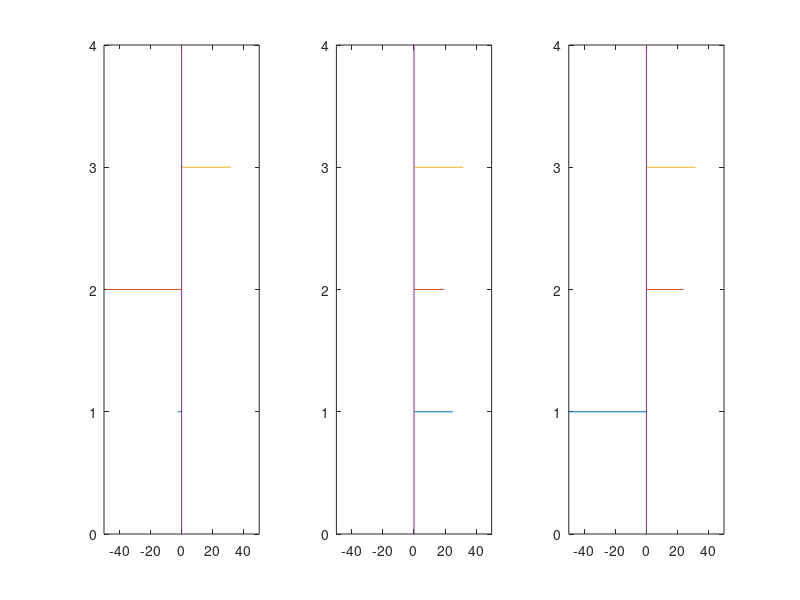

Write the MATLAB code that produced this figure. (Note: this script raises an error after producing the figure.)
% Modal analysis CD-head

% Mass matrix
M1 = 3e-4; % [kg] focus coil
M2 = 5e-4; % [kg] radial coil
M3 = 2e-4; % [kg] lens

M = [
    M1 0  0;
    0  M2 0;
    0  0  M3];

% Stiffness matrix
freq1 = 40; % [Hz] eigenfreq lensassy;

K02 = (2*pi*freq1)^2 * (M2+M1+M3);
K12 = 0.2e6; % [N/m]
K23 = 1.0e6; % [N/m]

K = [
      K12 -K12           0;
     -K12 (K02+K12+K23) -K23;
      0   -K23           K23];

% Determine eigenvectors, eigenvalues 
[V,D] = eig(K,M);
D = diag(D);
n = size(V);

%test of plotting the mode shapes
%mode1
figure(1)
V=V.*-1
subplot(1,3,1)
plot([V(1,3) 0],[1 1]); hold on
plot([V(1,2) 0],[2 2]); hold on
plot([V(1,1) 0],[3 3]); hold on
plot([0 0],[4 0])
xlim([-50,50])
ylim([0,4])
subplot(1,3,2)
plot([V(2,3) 0],[1 1]); hold on
plot([V(2,2) 0],[2 2]); hold on
plot([V(2,1) 0],[3 3]); hold on
plot([0 0],[4 0])
xlim([-50,50])
ylim([0,4])
subplot(1,3,3)
plot([V(3,3) 0],[1 1]); hold on
plot([V(3,2) 0],[2 2]); hold on
plot([V(3,1) 0],[3 3]); hold on 
plot([0 0],[4 0])
xlim([-50,50])
ylim([0,4])



% % Scale to max norm to bring the mass matrix to 'realistic' values
 %for i=1:n(2)
 %    V(:,i) = V(:,i)/max(V(:,i));
 %end

V=V.*-1
% Eigenvalues to eigenfrequencies
D = sqrt(D)/(2*pi);

% Reduced modal mass and stiffness matrices

MM = V'*M*V;
KK = V'*K*V;

% Take the diagonal elements

MM = diag(MM);
KK = diag(KK);

% Modal damping
zeta = 0.01;
CC = 2*zeta*sqrt(MM.*KK);

% Transfer from Force point A to Displacement point B
A = 2;
B = 3;
for i=1:n(2)
    mode(i) = tf([V(A,i)*V(B,i)],[MM(i) CC(i) KK(i)]);
end

% Plot response
figure(2); 
bode( mode(1), mode(2), mode(3), logspace(1,5,1000)*2*pi);
legend("mode 1", "mode 2", "mode 3")


figure(3); 
bode( mode(1), 'r', mode(2), 'r', mode(3), 'r', mode(1)+mode(2)+mode(3), 'k', logspace(1,5,1000)*2*pi);
legend("mode 1", "mode 2", "mode 3", "combined modes")

